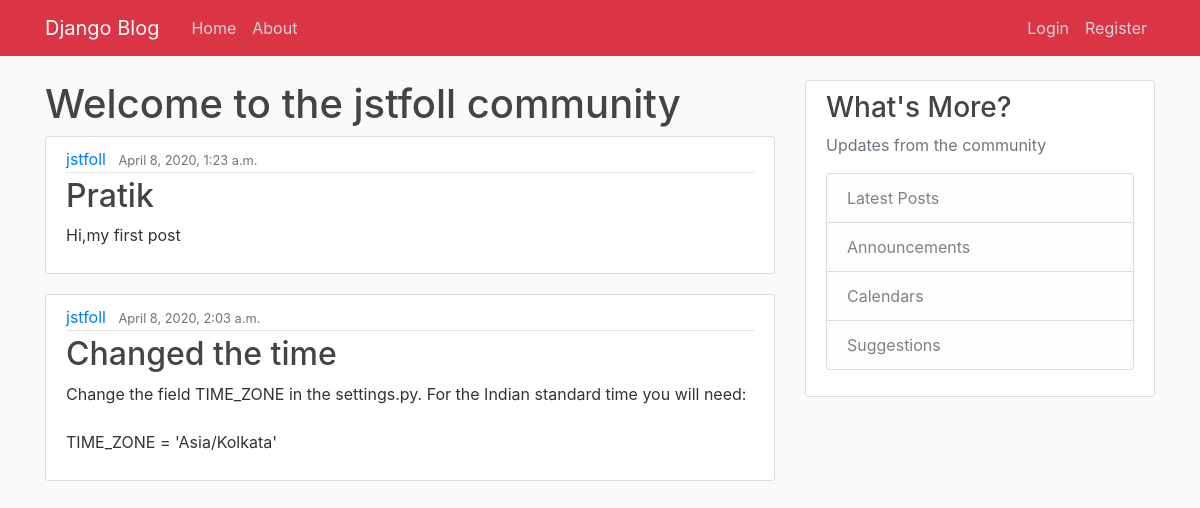
The page / on the database its author committed.
### blog/models.py (models this page shows, shortened)
class post(models.Model):
    title=models.CharField(max_length=20)
    content=models.TextField()
    date=models.DateTimeField(default=timezone.now)
    author=models.ForeignKey(User, on_delete=models.CASCADE) #IF THE USER IS DELTED ALL HIS POSTS WILL BE DELETED , USE "CASCADE"

### blog/views.py (the view)
# urls.py: path('', views.index, name='home'),
def index(request):
    context={
        'posts': post.objects.order_by('id'),
        'title':'lol'
    }
    return render(request,'blog/home.html',context)

### blog/templates/blog/home.html
{% extends "blog/base.html" %}
{% block content %}
<h1>Welcome to the jstfoll community</h1>
{% for i in posts %}
<article class="media content-section">
    <div class="media-body">
      <div class="article-metadata">
        <a class="mr-2" href="#">{{ i.author }}</a>
        <small class="text-muted">{{ i.date }}</small>
      </div>
      <h2><a class="article-title" href="#">{{ i.title }}</a></h2>
      <p class="article-content">{{ i.content }}</p>
    </div>
  </article>
{% endfor %}
{% endblock content %}

### blog/static/blog/main.css (style rules this page uses)
body { background: #fafafa; color: #333333; margin-top: 5rem; }
h1, h2, h3, h4, h5, h6 { color: #444444; }
.content-section { background: #ffffff; padding: 10px 20px; border: 1px solid #dddddd; border-radius: 3px; margin-bottom: 20px; }
.article-title { color: #444444; }
.article-content { white-space: pre-line; }
.article-metadata { padding-bottom: 1px; margin-bottom: 4px; border-bottom: 1px solid #e3e3e3 }

### rows shown on the page
post: author "jstfoll", date "April 8, 2020, 1:23 a.m.", title "Pratik", content "Hi,my first post"
post: author "jstfoll", date "April 8, 2020, 2:03 a.m.", title "Changed the time", content "Change the field TIME_ZONE in the settings.py. For the Indian standard time you will need: TIME_ZONE = 'Asia/Kolkata'"
